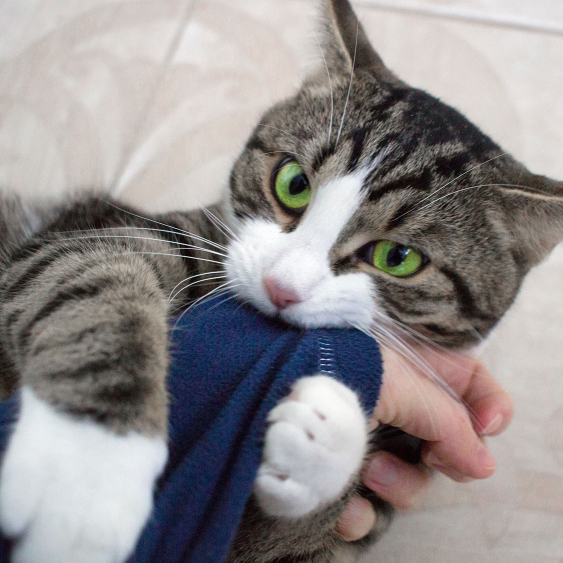
#> input picture cat.jpg, 1125 x 1125 px (shown at 1/2 size)
$ python Rotation.py
#> lines starting #> are read from the running program, lines starting #| are printed output that depends on the picture; after the words box and inside, x2 and y2 are one past the last pixel; in counts of white or black regions, pixels touching at a corner belong together
import cv2
import imutils

img_color = cv2.imread("./cat.jpg")
#> img_color is the input picture: shape (1125, 1125, 3); mean B, G, R 141.2, 140.8, 145.5

img_color = imutils.resize(img_color, width=500, height=500)
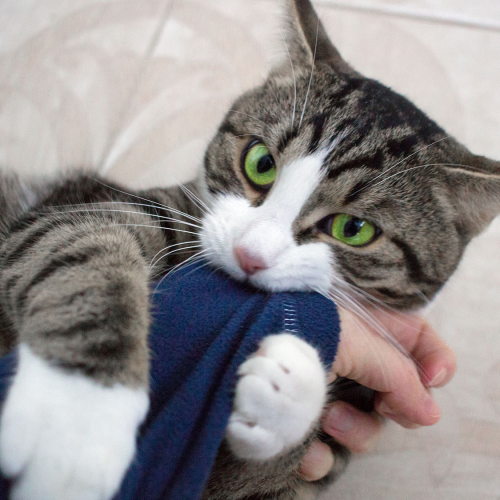
#> img_color: shape (500, 500, 3); mean B, G, R 141.2, 140.8, 145.5

cv2.imshow("Cuttyyyyyyy", img_color)

height, width = img_color.shape[:2]
#> height = 500; width = 500

M = cv2.getRotationMatrix2D((width / 2.0, height / 2.0), 45, 1)

print(type(height), width)
#| <class 'int'> 500

img_rotated = cv2.warpAffine(img_color, M, (width, height))
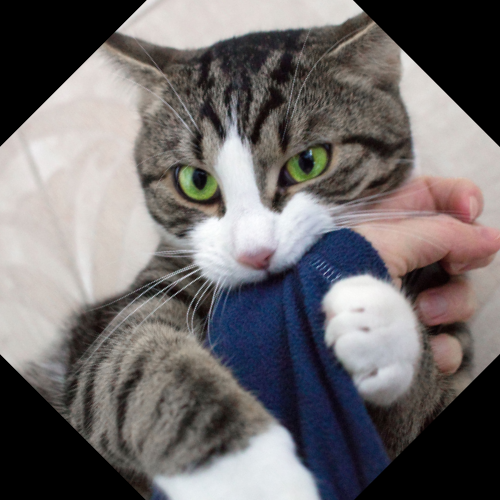
#> img_rotated: shape (500, 500, 3); mean B, G, R 107.8, 107.3, 111.5

cv2.circle(img_rotated, (int(height / 2.0) , int(width / 2.0)), 3, (0, 255, 0), -1)
#> img_rotated: shape (500, 500, 3); 0.01% of pixels changed, all inside (x1, y1, x2, y2) = (247, 247, 254, 254)

cv2.imshow("rotation", img_rotated)
cv2.waitKey(0)

cv2.destroyAllWindows()

$ run again, with Perspective.jpg copied over cat.jpg
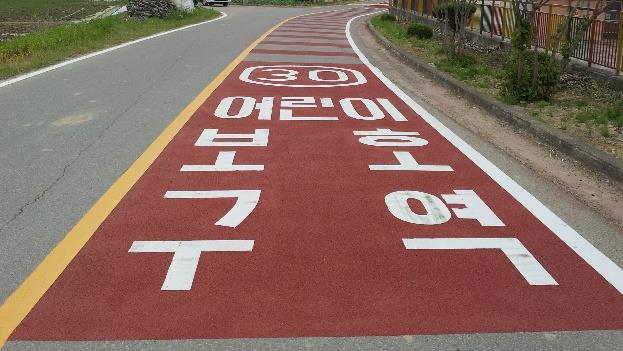
#> input picture Perspective.jpg, 623 x 351 px
#> img_color is the input picture: shape (351, 623, 3); mean B, G, R 97.9, 107.3, 136.8
#> img_color: shape (281, 500, 3)
#| <class 'int'> 500
#> `img_rotated = cv2.warpAffine(img_color, M, (width, height))`:
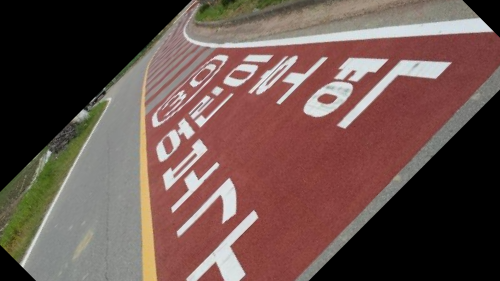
#> img_rotated: shape (281, 500, 3); mean B, G, R 76.4, 81.6, 105.9
